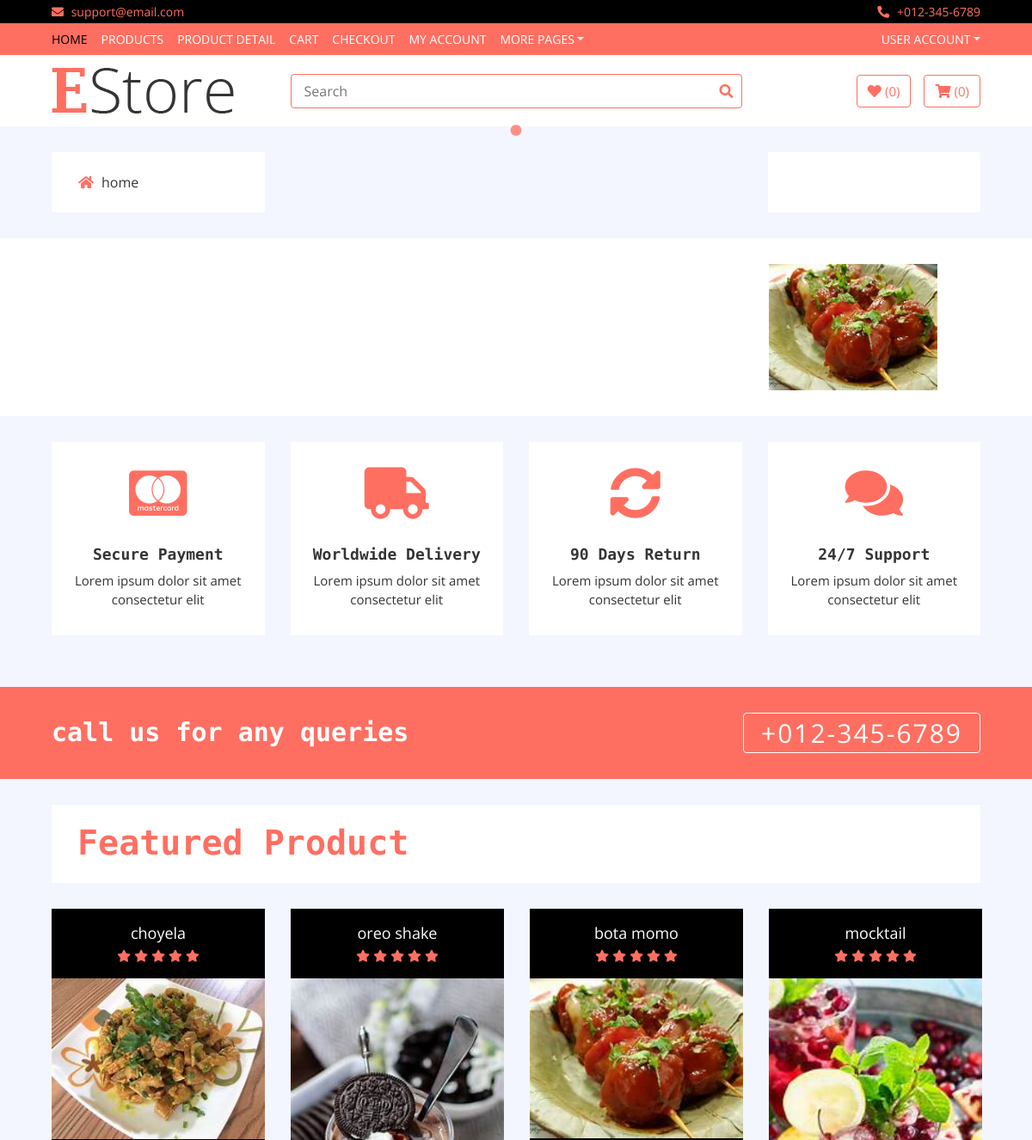
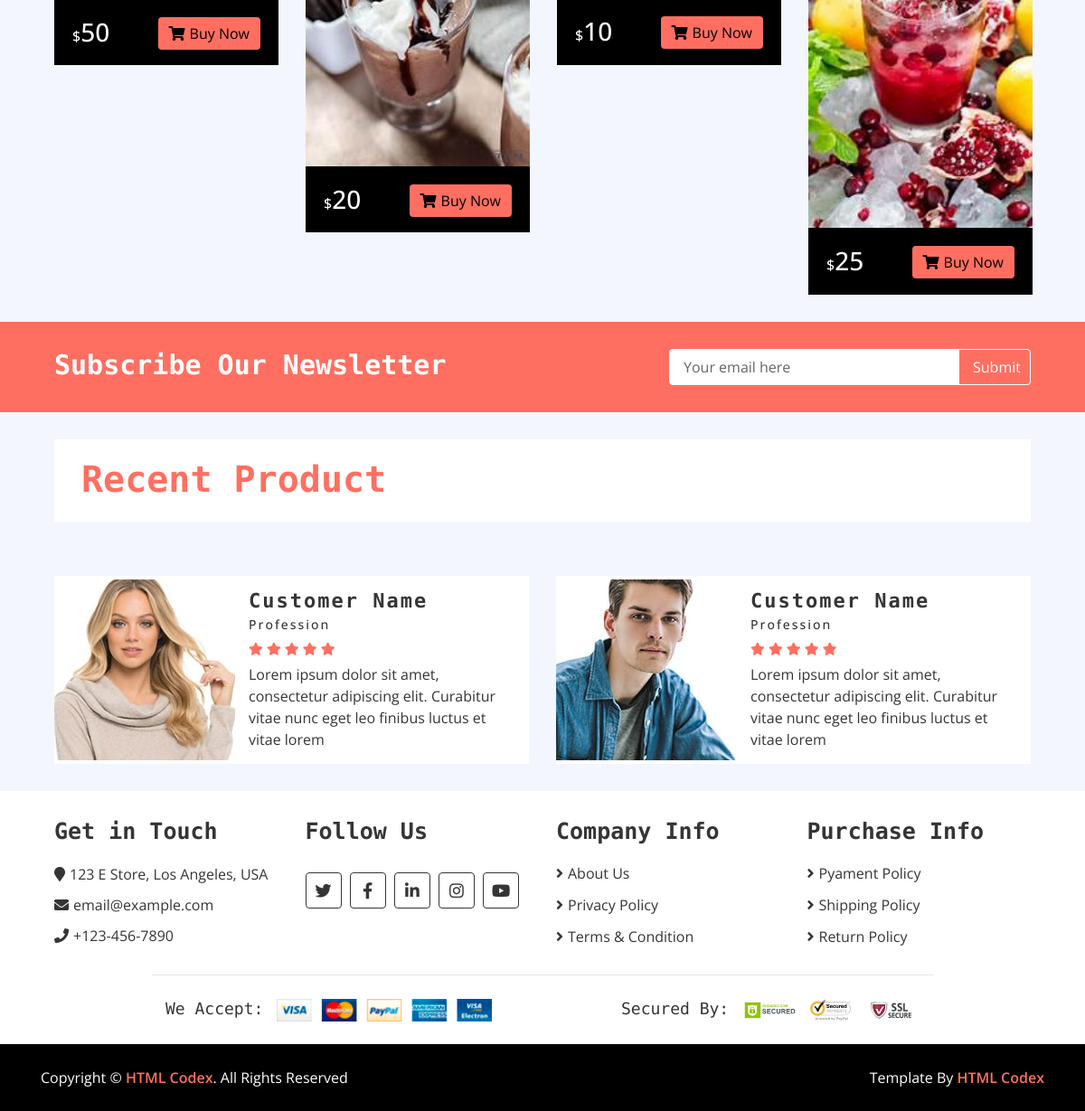
The page / on the database its author committed (2 pictures, top to bottom).
### home/models.py (models this page shows, shortened)
class Category(models.Model):
    name = models.CharField(max_length=300)
    image = models.CharField(max_length=300)
    slug = models.CharField(max_length=300,unique=True)
    status = models.CharField(choices=STATUS,max_length=200)

class Brand(models.Model):
    name = models.CharField(max_length=200)
    image = models.ImageField(upload_to='media')
    status = models.CharField(choices=STATUS, max_length=200)

class Item(models.Model):
    title = models.CharField(max_length=200)
    price = models.IntegerField()
    discounted_price = models.IntegerField(default=0)
    label = models.CharField(choices= LABEL,max_length=200)
    image = models.ImageField(upload_to='media')
    status = models.CharField(choices=STATUS, max_length=200)
    slug = models.CharField(max_length=200, unique=True)
    category = models.ForeignKey(Category, on_delete=models.CASCADE)
    brand = models.ForeignKey(Brand, on_delete=models.CASCADE,null = True)
    def get_item_url(self):
        return reverse("home:products",kwargs = {'slug':self.slug})

### home/views.py (the view)
# urls.py: path('',HomeView.as_view(),name='home'),
class HomeView(BaseView):
    def get(self, request):
        self.views['categories'] = Category.objects.filter(status='active')
        self.views['sliders'] = Slider.objects.filter(status = 'active')
        self.views['brands'] = Brand.objects.filter(status = 'active')
        self.views['ads1'] = Ad.objects.all()
        self.views['hots'] = Item.objects.filter(label = 'hot')
        self.views['news'] = Item.objects.filter(label = 'new')
        self.views['sales'] = Item.objects.filter(label = 'sale')
        self.views['defaults'] = Item.objects.filter(label='')
        return render(request,'index.html',self.views)

### home/templates/index.html (shortened to what this page needs)
       {% extends 'base.html' %}
       {% load static %}
       {% block content %}
        <div class="header">
            <div class="container-fluid">
                <div class="row">
                    <div class="col-md-3">
                        <nav class="navbar bg-light">
                            <ul class="navbar-nav">
                                {% for cat in categories %}
                                <li class="nav-item">
                                    <a class="nav-link" href="#"><i class="fa fa-{{cat.image}}"></i>{{cat.name}}</a>
                                </li>
                                {% endfor %}
                            </ul>
                        </nav>
                    </div>
                    <div class="col-md-6">
                    </div>
                    <div class="col-md-3">
                        <div class="header-img">
                        </div>
                    </div>
                </div>
            </div>
        </div>
        <div class="brand">
            <div class="container-fluid">
                <div class="brand-slider">
                    {% for brand in brands %}
                    <div class="brand-item"><img src="{{brand.image.url}}" alt=""></div>
                    {% endfor %}
                </div>
            </div>
        </div>
        <div class="feature">
            <div class="container-fluid">
                <div class="row align-items-center">
                    <div class="col-lg-3 col-md-6 feature-col">
                        <div class="feature-content">
                            <i class="fab fa-cc-mastercard"></i>
                            <h2>Secure Payment</h2>
                            <p>
                                Lorem ipsum dolor sit amet consectetur elit
                            </p>
                        </div>
                    </div>
                    <div class="col-lg-3 col-md-6 feature-col">
                        <div class="feature-content">
                            <i class="fa fa-truck"></i>
                            <h2>Worldwide Delivery</h2>
                            <p>
                                Lorem ipsum dolor sit amet consectetur elit
                            </p>
                        </div>
                    </div>
                    <div class="col-lg-3 col-md-6 feature-col">
                        <div class="feature-content">
                            <i class="fa fa-sync-alt"></i>
                            <h2>90 Days Return</h2>
                            <p>
                                Lorem ipsum dolor sit amet consectetur elit
                            </p>
                        </div>
                    </div>
                    <div class="col-lg-3 col-md-6 feature-col">
                        <div class="feature-content">
                            <i class="fa fa-comments"></i>
                            <h2>24/7 Support</h2>
                            <p>
                                Lorem ipsum dolor sit amet consectetur elit
                            </p>
                        </div>
                    </div>
                </div>
            </div>
        </div>
        <div class="call-to-action">
            <div class="container-fluid">
                <div class="row align-items-center">
                    <div class="col-md-6">
                        <h1>call us for any queries</h1>
                    </div>
                    <div class="col-md-6">
                        <a href="tel:0123456789">+012-345-6789</a>
                    </div>
                </div>
            </div>
        </div>
        <div class="featured-product product">
            <div class="container-fluid">
                <div class="section-header">
                    <h1>Featured Product</h1>
                </div>
                <div class="row align-items-center product-slider product-slider-4">
                    {% for hot in hots %}
                    <div class="col-lg-3">
                        <div class="product-item">
                            <div class="product-title">
                                <a href="{{hot.get_item_url}}">{{hot.title}}</a>
                                <div class="ratting">
                                    <i class="fa fa-star"></i>
                                    <i class="fa fa-star"></i>
                                    <i class="fa fa-star"></i>
                                    <i class="fa fa-star"></i>
                                    <i class="fa fa-star"></i>
                                </div>
                            </div>
                            <div class="product-image">
                                <a href="product-detail.html">
                                    <img src="{{hot.image.url}}" alt="Product Image">
                                </a>
                            </div>
                            <div class="product-price">
                                {% if hot.discounted_price > 0 %}
                                <h3><span>$</span>{{hot.discounted_price}}</h3>
                                {% else %}
                                <h3><span>$</span>{{hot.price}}</h3>
                                {% endif %}
                                <a class="btn" href=""><i class="fa fa-shopping-cart"></i>Buy Now</a>
                            </div>
                        </div>
                    </div>
                    {% endfor %}
                </div>
            </div>
        </div>
        <div class="newsletter">
            <div class="container-fluid">
                <div class="row">
                    <div class="col-md-6">
                        <h1>Subscribe Our Newsletter</h1>
                    </div>
                    <div class="col-md-6">
                        <div class="form">
                            <input type="email" value="Your email here">
                            <button>Submit</button>
                        </div>
                    </div>
                </div>
            </div>
        </div>
        <div class="recent-product product">
            <div class="container-fluid">
                <div class="section-header">
                    <h1>Recent Product</h1>
                </div>
            </div>
        </div>
        <div class="review">
            <div class="container-fluid">
                <div class="row align-items-center review-slider normal-slider">
                    <div class="col-md-6">
                        <div class="review-slider-item">
                            <div class="review-img">
                                <img src="img/review-1.jpg" alt="Image">
                            </div>
                            <div class="review-text">
                                <h2>Customer Name</h2>
                                <h3>Profession</h3>
                                <div class="ratting">
                                    <i class="fa fa-star"></i>
                                    <i class="fa fa-star"></i>
                                    <i class="fa fa-star"></i>
                                    <i class="fa fa-star"></i>
                                    <i class="fa fa-star"></i>
                                </div>
                                <p>
                                    Lorem ipsum dolor sit amet, consectetur adipiscing elit. Curabitur vitae nunc eget leo finibus luctus et vitae lorem
                                </p>
                            </div>
                        </div>
                    </div>
                    <div class="col-md-6">
                        <div class="review-slider-item">
                            <div class="review-img">
                                <img src="img/review-2.jpg" alt="Image">
                            </div>
                            <div class="review-text">
                                <h2>Customer Name</h2>
                                <h3>Profession</h3>
                                <div class="ratting">
                                    <i class="fa fa-star"></i>
                                    <i class="fa fa-star"></i>
                                    <i class="fa fa-star"></i>
                                    <i class="fa fa-star"></i>
                                    <i class="fa fa-star"></i>
                                </div>
                                <p>
                                    Lorem ipsum dolor sit amet, consectetur adipiscing elit. Curabitur vitae nunc eget leo finibus luctus et vitae lorem
                                </p>
                            </div>
                        </div>
                    </div>
                </div>
            </div>
        </div>
       {% endblock %}

### rows shown on the page
Category: name "home"
Brand: image (picture)
Item: title "choyela", image (picture), discounted_price "50"
Item: title "oreo shake", image (picture), discounted_price "20"
Item: title "bota momo", image (picture), discounted_price "10"
Item: title "mocktail", image (picture), discounted_price "25"
